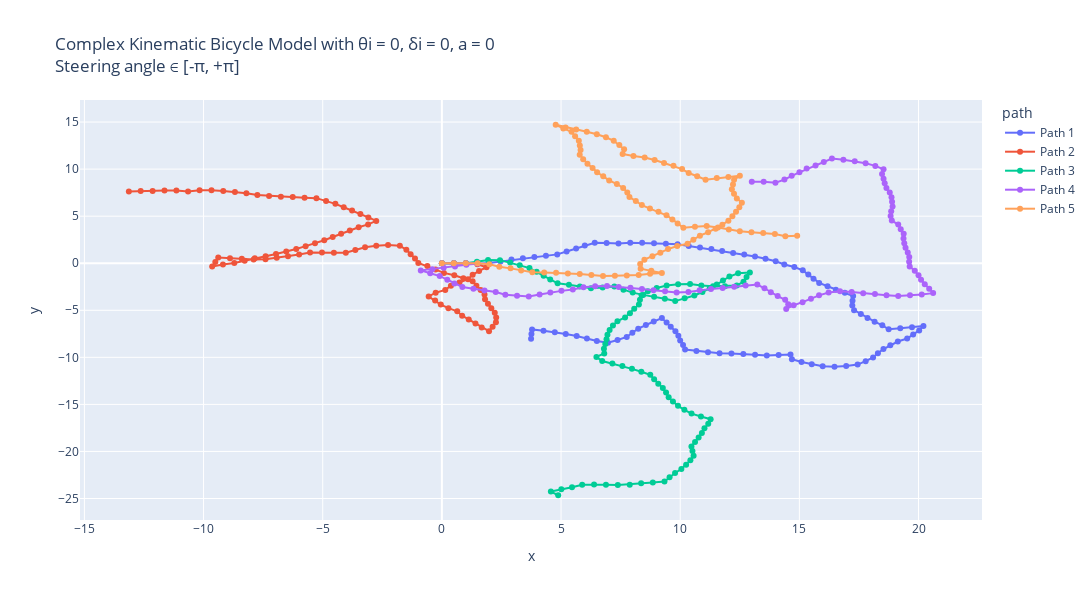

The notebook cell saved with this chart:
### Markdown cell above
Complex Kinematic Bicycle Model with θi = 0, δi = 0, a = 0 : 
Trajectories with constant velocity, initial heading and steering angle as 0; 
But with complex kinematic_bicycle_model methods : kinematic_bicycle_model or kinematic_bicycle_model_w_slip

### Code cell
# Making 5 possible trajectories 
trajectories = []
for i in range (5):
    # Passed initial heading angle randomly (any angle b/w -90 to +90 degrees).
    # Passed acceleration; keeping acceleration constant for each trajectory, in a range of 0-2
    # Effect of acc. in the trajectory can be removed by making a = 0.0 
    # Initial delta can be any angle between -180 to +180 degrees.
    (x_traj, y_traj, θi, δi, a_traj, v_traj) = start_trajectory(theta_init = 0.0, a_init = 0.0, delta_init = 0.0, v_init = 5, mode = "complex")
    trajectories.append((x_traj, y_traj, θi, δi, a_traj, v_traj))

# Create a DataFrame for plotting
data = []
for i, (x_traj, y_traj, theta_init, delta_init, a_traj, v_traj) in enumerate(trajectories):
    for x, y, v in zip(x_traj, y_traj, v_traj):
        data.append({"x": x, "y": y, "v": v, "path": f"Path {i+1}"})
df = pd.DataFrame(data)

# Creating the plot using plotly.
fig = px.line(df, x="x", y="y", color="path", custom_data=["v"], title="Complex Kinematic Bicycle Model with θi = 0, δi = 0, a = 0  <br>Steering angle ∈ [-π, +π]", render_mode="svg")
# Adding hover functionality
fig.update_traces(mode="markers+lines", hovertemplate="<br>".join([
    "v: %{customdata[0]:.2f}",
    "x: %{x:.2f}",
    "y: %{y:.2f}"
]))
fig.update_layout(height=600,width=1130)
fig.show()

# Using matplotlib
plt.figure(figsize=(15, 6))
for i, (x_traj, y_traj, θi, δi, a_traj, v_traj) in enumerate(trajectories):
    # Model built such that a remains same inside; can be randomised by using a random statement.
    # print(x_traj,"\n", y_traj)
    plt.plot(x_traj, y_traj, label=f"Path {i+1}", alpha = 0.7)
plt.xlabel("x [m]")
plt.ylabel("y [m]")
plt.grid("True")
plt.title("Complex Kinematic Bicycle Model with θi = 0, δi = 0, a = 0 \n Steering angle ∈ [-π, +π]")
plt.legend()
plt.axis('equal')
plt.show()

# Using plt to show the velocity variation w.r.t. time :
dt = 0.1  # Time step
t_end = 10  # 10 seconds
t = np.arange(0, t_end + dt, dt)

plt.figure(figsize=(15, 6))
for i, (x_traj, y_traj, θi, δi, a_traj, v_traj) in enumerate(trajectories):
    # Model built such that a remains same inside; can be randomised by using a random statement.
    # print(x_traj,"\n", y_traj)
    plt.plot(t, v_traj, label=f"Path {i+1}", alpha = 0.7)
plt.ylabel("v [m/s]")
plt.xlabel("t [s]")
plt.grid("True")
plt.title("Velocity variation w.r.t. time")
plt.legend()
plt.show()

### Figure 1 — Plotly figure (JSON) as saved in the notebook; plotly's stock layout.template omitted (floating-point values rounded to 4 significant figures)
{"data": [{"customdata": [[5], [5], [5], [5], [5], [5], [5], [5], [5], [5], [5], [5], [5], [5], [5], [5], [5], [5], [5], [5], [5], [5], [5], [5], [5], [5], [5], [5], [5], [5], [5], [5], [5], [5], [5], [5], [5], [5], [5], [5], [5], [5], [5], [5], [5], [5], [5], [5], [5], [5], [5], [5], [5], [5], [5], [5], [5], [5], [5], [5], [5], [5], [5], [5], [5], [5], [5], [5], [5], [5], [5], [5], [5], [5], [5], [5], [5], [5], [5], [5], [5], [5], [5], [5], [5], [5], [5], [5], [5], [5], [5], [5], [5], [5], [5], [5], [5], [5], [5], [5], [5]], "hovertemplate": "v: %{customdata[0]:.2f}<br>x: %{x:.2f}<br>y: %{y:.2f}", "legendgroup": "Path 1", "line": {"color": "#636efa", "dash": "solid"}, "marker": {"symbol": "circle"}, "mode": "markers+lines", "name": "Path 1", "orientation": "v", "showlegend": true, "type": "scatter", "x": [0, 0.5, 1, 1.496, 1.986, 2.461, 2.919, 3.399, 3.881, 4.365, 4.841, 5.233, 5.632, 5.997, 6.414, 6.913, 7.41, 7.902, 8.402, 8.901, 9.398, 9.892, 10.36, 10.83, 11.31, 11.76, 12.22, 12.69, 13.14, 13.58, 14.01, 14.37, 14.79, 15.14, 15.37, 15.59, 15.83, 16.18, 16.53, 16.91, 17.26, 17.23, 17.22, 17.29, 17.58, 17.86, 18.16, 18.48, 18.75, 19.23, 19.72, 20.21, 20.03, 19.77, 19.52, 19.13, 18.81, 18.53, 18.29, 18.09, 17.78, 17.44, 16.96, 16.47, 15.98, 15.52, 15.09, 14.69, 14.63, 14.13, 13.63, 13.14, 12.65, 12.15, 11.65, 11.17, 10.68, 10.2, 10.12, 9.998, 9.922, 9.799, 9.602, 9.429, 9.231, 8.888, 8.559, 8.238, 7.992, 7.755, 7.371, 6.967, 6.502, 6.085, 5.655, 5.197, 4.739, 4.263, 3.784, 3.758, 3.742], "xaxis": "x", "y": [0, 0, 0, -0.06549, 0.0319, 0.1875, 0.3882, 0.529, 0.6623, 0.7877, 0.9408, 1.251, 1.553, 1.894, 2.171, 2.143, 2.086, 2.172, 2.167, 2.131, 2.082, 2.004, 1.821, 1.66, 1.51, 1.294, 1.098, 0.9192, 0.7088, 0.4712, 0.2104, -0.1346, -0.4046, -0.7577, -1.201, -1.65, -2.09, -2.447, -2.805, -3.134, -3.492, -3.991, -4.491, -4.985, -5.397, -5.81, -6.213, -6.593, -7.017, -6.904, -6.81, -6.675, -7.141, -7.573, -8.005, -8.316, -8.703, -9.112, -9.554, -10.01, -10.4, -10.77, -10.92, -11.01, -10.94, -10.74, -10.49, -10.19, -9.695, -9.744, -9.801, -9.724, -9.636, -9.587, -9.573, -9.45, -9.332, -9.176, -8.683, -8.198, -7.704, -7.219, -6.76, -6.291, -5.831, -6.195, -6.572, -6.955, -7.39, -7.831, -8.151, -8.445, -8.26, -7.985, -7.728, -7.529, -7.328, -7.175, -7.03, -7.53, -8.029], "yaxis": "y"}, {"customdata": [[5], [5], [5], [5], [5], [5], [5], [5], [5], [5], [5], [5], [5], [5], [5], [5], [5], [5], [5], [5], [5], [5], [5], [5], [5], [5], [5], [5], [5], [5], [5], [5], [5], [5], [5], [5], [5], [5], [5], [5], [5], [5], [5], [5], [5], [5], [5], [5], [5], [5], [5], [5], [5], [5], [5], [5], [5], [5], [5], [5], [5], [5], [5], [5], [5], [5], [5], [5], [5], [5], [5], [5], [5], [5], [5], [5], [5], [5], [5], [5], [5], [5], [5], [5], [5], [5], [5], [5], [5], [5], [5], [5], [5], [5], [5], [5], [5], [5], [5], [5], [5]], "hovertemplate": "v: %{customdata[0]:.2f}<br>x: %{x:.2f}<br>y: %{y:.2f}", "legendgroup": "Path 2", "line": {"color": "#EF553B", "dash": "solid"}, "marker": {"symbol": "circle"}, "mode": "markers+lines", "name": "Path 2", "orientation": "v", "showlegend": true, "type": "scatter", "x": [0, 0.5, 1, 1.489, 1.874, 1.56, 1.291, 1.097, 0.7368, 0.3784, 0.1423, -0.2612, -0.5541, -0.2845, -0.04485, 0.2739, 0.6431, 0.8502, 1.127, 1.409, 1.671, 1.978, 2.129, 2.268, 2.278, 2.218, 2.074, 1.933, 1.81, 1.788, 1.627, 1.448, 1.289, 0.9006, 0.5207, 0.08493, -0.2661, -0.6092, -0.9878, -1.128, -1.312, -1.491, -1.763, -2.258, -2.754, -3.223, -3.631, -4.032, -4.532, -5.031, -5.531, -5.991, -6.457, -6.929, -7.401, -7.9, -8.395, -8.891, -9.383, -9.507, -9.639, -9.187, -8.71, -8.275, -7.849, -7.396, -6.961, -6.531, -6.111, -5.717, -5.324, -4.936, -4.581, -4.227, -3.862, -3.493, -3.096, -2.754, -3.085, -3.419, -3.768, -4.119, -4.469, -4.859, -5.265, -5.762, -6.259, -6.756, -7.25, -7.743, -8.203, -8.684, -9.174, -9.667, -10.17, -10.65, -11.14, -11.64, -12.14, -12.64, -13.13], "xaxis": "x", "y": [0, 0, 0, -0.1058, -0.4248, -0.814, -1.236, -1.697, -2.043, -2.392, -2.833, -3.128, -3.533, -3.954, -4.393, -4.778, -5.116, -5.571, -5.987, -6.4, -6.826, -7.221, -6.744, -6.264, -5.764, -5.267, -4.789, -4.309, -3.825, -3.325, -2.852, -2.385, -1.911, -1.595, -1.27, -1.025, -0.6691, -0.3054, 0.02115, 0.501, 0.9662, 1.433, 1.852, 1.926, 1.866, 1.693, 1.404, 1.105, 1.12, 1.141, 1.133, 0.9362, 0.754, 0.5901, 0.4257, 0.3951, 0.4663, 0.5309, 0.6172, 0.1327, -0.3494, -0.1371, 0.01436, 0.261, 0.5219, 0.7346, 0.9816, 1.236, 1.507, 1.816, 2.124, 2.44, 2.792, 3.145, 3.487, 3.824, 4.128, 4.493, 4.867, 5.239, 5.597, 5.953, 6.31, 6.623, 6.915, 6.97, 7.029, 7.076, 7.153, 7.24, 7.436, 7.573, 7.673, 7.753, 7.747, 7.621, 7.726, 7.717, 7.677, 7.676, 7.618], "yaxis": "y"}, {"customdata": [[5], [5], [5], [5], [5], [5], [5], [5], [5], [5], [5], [5], [5], [5], [5], [5], [5], [5], [5], [5], [5], [5], [5], [5], [5], [5], [5], [5], [5], [5], [5], [5], [5], [5], [5], [5], [5], [5], [5], [5], [5], [5], [5], [5], [5], [5], [5], [5], [5], [5], [5], [5], [5], [5], [5], [5], [5], [5], [5], [5], [5], [5], [5], [5], [5], [5], [5], [5], [5], [5], [5], [5], [5], [5], [5], [5], [5], [5], [5], [5], [5], [5], [5], [5], [5], [5], [5], [5], [5], [5], [5], [5], [5], [5], [5], [5], [5], [5], [5], [5], [5]], "hovertemplate": "v: %{customdata[0]:.2f}<br>x: %{x:.2f}<br>y: %{y:.2f}", "legendgroup": "Path 3", "line": {"color": "#00cc96", "dash": "solid"}, "marker": {"symbol": "circle"}, "mode": "markers+lines", "name": "Path 3", "orientation": "v", "showlegend": true, "type": "scatter", "x": [0, 0.5, 1, 1.471, 1.937, 2.437, 2.866, 3.268, 3.675, 3.974, 4.269, 4.545, 4.855, 5.33, 5.79, 6.255, 6.745, 7.238, 7.619, 8.006, 8.444, 8.905, 9.354, 9.79, 10.19, 10.59, 10.93, 11.24, 11.53, 11.79, 12.06, 12.43, 12.92, 12.78, 12.65, 12.37, 11.88, 11.38, 10.89, 10.41, 9.913, 9.431, 9.013, 8.644, 8.381, 8.311, 8.266, 8.07, 7.891, 7.687, 7.367, 7.178, 7.038, 6.947, 6.908, 6.856, 6.799, 6.812, 6.484, 6.726, 7.154, 7.574, 7.975, 8.369, 8.744, 8.905, 9.079, 9.271, 9.406, 9.515, 9.694, 9.907, 10.17, 10.47, 10.87, 11.28, 11.18, 11.02, 10.91, 10.77, 10.62, 10.47, 10.51, 10.56, 10.43, 10.25, 10.05, 9.783, 9.553, 9.34, 8.851, 8.361, 7.882, 7.383, 6.884, 6.385, 5.887, 5.46, 5.012, 4.573, 4.88], "xaxis": "x", "y": [0, 0, 0, 0.167, 0.3485, 0.3273, 0.07111, -0.226, -0.5169, -0.9176, -1.322, -1.738, -2.13, -2.287, -2.482, -2.667, -2.567, -2.483, -2.807, -3.123, -3.364, -3.559, -3.778, -4.023, -3.717, -3.429, -3.06, -2.665, -2.262, -1.835, -1.414, -1.072, -0.9918, -1.472, -1.955, -2.369, -2.44, -2.452, -2.363, -2.206, -2.223, -2.356, -2.63, -2.967, -3.392, -3.887, -4.385, -4.845, -5.312, -5.769, -6.153, -6.616, -7.096, -7.587, -8.086, -8.583, -9.08, -9.579, -9.957, -10.39, -10.65, -10.92, -11.22, -11.53, -11.86, -12.34, -12.8, -13.27, -13.75, -14.23, -14.7, -15.15, -15.58, -15.98, -16.28, -16.58, -17.06, -17.54, -18.03, -18.51, -18.99, -19.46, -19.96, -20.46, -20.94, -21.41, -21.86, -22.29, -22.73, -23.18, -23.29, -23.39, -23.53, -23.57, -23.53, -23.5, -23.54, -23.8, -24.02, -24.26, -24.65], "yaxis": "y"}, {"customdata": [[5], [5], [5], [5], [5], [5], [5], [5], [5], [5], [5], [5], [5], [5], [5], [5], [5], [5], [5], [5], [5], [5], [5], [5], [5], [5], [5], [5], [5], [5], [5], [5], [5], [5], [5], [5], [5], [5], [5], [5], [5], [5], [5], [5], [5], [5], [5], [5], [5], [5], [5], [5], [5], [5], [5], [5], [5], [5], [5], [5], [5], [5], [5], [5], [5], [5], [5], [5], [5], [5], [5], [5], [5], [5], [5], [5], [5], [5], [5], [5], [5], [5], [5], [5], [5], [5], [5], [5], [5], [5], [5], [5], [5], [5], [5], [5], [5], [5], [5], [5], [5]], "hovertemplate": "v: %{customdata[0]:.2f}<br>x: %{x:.2f}<br>y: %{y:.2f}", "legendgroup": "Path 4", "line": {"color": "#ab63fa", "dash": "solid"}, "marker": {"symbol": "circle"}, "mode": "markers+lines", "name": "Path 4", "orientation": "v", "showlegend": true, "type": "scatter", "x": [0, 0.5, 1, 1.5, 1.024, 0.5515, 0.07644, -0.3995, -0.8858, -0.4899, -0.09051, 0.2273, 0.5265, 0.8586, 1.324, 1.788, 2.259, 2.664, 3.153, 3.646, 4.1, 4.55, 5.017, 5.493, 5.942, 6.43, 6.929, 7.418, 7.912, 8.393, 8.878, 9.365, 9.849, 10.34, 10.81, 11.29, 11.78, 12.27, 12.75, 13.23, 13.54, 13.8, 14.09, 14.4, 14.53, 14.45, 14.76, 15.13, 15.49, 15.82, 16.23, 16.7, 17.19, 17.68, 18.17, 18.66, 19.15, 19.64, 20.13, 20.61, 20.45, 20.26, 20.11, 20.0, 19.84, 19.63, 19.61, 19.61, 19.55, 19.45, 19.4, 19.37, 19.38, 19.25, 19.15, 18.88, 18.83, 18.85, 18.91, 18.89, 18.87, 18.79, 18.65, 18.58, 18.53, 18.47, 18.53, 18.19, 17.78, 17.32, 16.85, 16.37, 16.02, 15.68, 15.31, 15.0, 14.68, 14.37, 13.99, 13.5, 13.0], "xaxis": "x", "y": [0, 0, 0, -0.01665, -0.1706, -0.3341, -0.49, -0.6434, -0.7593, -1.065, -1.365, -1.751, -2.152, -2.526, -2.71, -2.895, -3.062, -3.356, -3.457, -3.543, -3.333, -3.116, -2.937, -2.783, -2.563, -2.454, -2.429, -2.532, -2.613, -2.748, -2.869, -2.984, -3.111, -3.05, -2.878, -2.725, -2.62, -2.504, -2.364, -2.26, -2.66, -3.083, -3.492, -3.881, -4.364, -4.857, -4.467, -4.135, -3.779, -3.412, -3.116, -2.966, -3.064, -3.196, -3.273, -3.392, -3.486, -3.413, -3.318, -3.176, -2.705, -2.24, -1.765, -1.277, -0.8022, -0.3499, 0.1495, 0.6495, 1.146, 1.637, 2.134, 2.633, 3.133, 3.617, 4.106, 4.527, 5.025, 5.524, 6.021, 6.52, 7.02, 7.514, 7.994, 8.489, 8.987, 9.483, 9.979, 10.34, 10.63, 10.84, 10.99, 11.12, 10.75, 10.39, 10.06, 9.663, 9.283, 8.887, 8.56, 8.65, 8.662], "yaxis": "y"}, {"customdata": [[5], [5], [5], [5], [5], [5], [5], [5], [5], [5], [5], [5], [5], [5], [5], [5], [5], [5], [5], [5], [5], [5], [5], [5], [5], [5], [5], [5], [5], [5], [5], [5], [5], [5], [5], [5], [5], [5], [5], [5], [5], [5], [5], [5], [5], [5], [5], [5], [5], [5], [5], [5], [5], [5], [5], [5], [5], [5], [5], [5], [5], [5], [5], [5], [5], [5], [5], [5], [5], [5], [5], [5], [5], [5], [5], [5], [5], [5], [5], [5], [5], [5], [5], [5], [5], [5], [5], [5], [5], [5], [5], [5], [5], [5], [5], [5], [5], [5], [5], [5], [5]], "hovertemplate": "v: %{customdata[0]:.2f}<br>x: %{x:.2f}<br>y: %{y:.2f}", "legendgroup": "Path 5", "line": {"color": "#FFA15A", "dash": "solid"}, "marker": {"symbol": "circle"}, "mode": "markers+lines", "name": "Path 5", "orientation": "v", "showlegend": true, "type": "scatter", "x": [0, 0.5, 1, 1.5, 1.989, 2.409, 2.881, 3.325, 3.795, 4.293, 4.792, 5.286, 5.784, 6.272, 6.761, 7.26, 7.759, 8.258, 8.736, 9.231, 8.787, 8.339, 8.32, 8.497, 8.832, 9.166, 9.489, 9.875, 10.31, 10.55, 10.83, 11.17, 11.49, 11.77, 12.02, 12.19, 12.34, 12.48, 12.59, 12.38, 12.26, 12.17, 12.21, 12.26, 12.5, 12.02, 11.53, 11.06, 10.71, 10.36, 10.08, 9.718, 9.321, 8.927, 8.509, 8.037, 7.584, 7.646, 7.445, 7.211, 6.884, 6.502, 6.079, 5.634, 5.189, 4.776, 5.093, 5.44, 5.59, 5.745, 5.787, 5.819, 5.783, 5.928, 6.107, 6.323, 6.513, 6.77, 7.02, 7.341, 7.606, 7.779, 7.87, 8.138, 8.391, 8.73, 9.088, 9.426, 9.672, 9.892, 10.13, 10.62, 11.11, 11.58, 12.04, 12.5, 12.99, 13.48, 13.97, 14.41, 14.91], "xaxis": "x", "y": [0, 0, 0, -0.005573, -0.1103, -0.3816, -0.5463, -0.7766, -0.9465, -0.9925, -1.023, -1.101, -1.138, -1.248, -1.355, -1.324, -1.293, -1.26, -1.115, -1.041, -0.8104, -0.588, -0.08841, 0.3792, 0.7505, 1.123, 1.504, 1.822, 2.071, 2.507, 2.926, 3.289, 3.676, 4.089, 4.521, 4.991, 5.468, 5.948, 6.437, 6.89, 7.375, 7.867, 8.365, 8.863, 9.3, 9.168, 9.05, 8.883, 9.239, 9.59, 10.01, 10.35, 10.66, 10.96, 11.24, 11.41, 11.61, 12.11, 12.57, 13.01, 13.39, 13.71, 13.98, 14.21, 14.43, 14.71, 14.33, 13.97, 13.49, 13.02, 12.52, 12.02, 11.52, 11.04, 10.58, 10.12, 9.662, 9.233, 8.8, 8.417, 7.992, 7.523, 7.032, 6.609, 6.178, 5.811, 5.462, 5.093, 4.658, 4.209, 3.769, 3.881, 3.96, 3.796, 3.59, 3.4, 3.289, 3.199, 3.107, 2.867, 2.923], "yaxis": "y"}], "layout": {"height": 600, "legend": {"title": {"text": "path"}, "tracegroupgap": 0}, "title": {"text": "Complex Kinematic Bicycle Model with θi = 0, δi = 0, a = 0  <br>Steering angle ∈ [-π, +π]"}, "width": 1130, "xaxis": {"anchor": "y", "domain": [0, 1], "title": {"text": "x"}}, "yaxis": {"anchor": "x", "domain": [0, 1], "title": {"text": "y"}}}}
